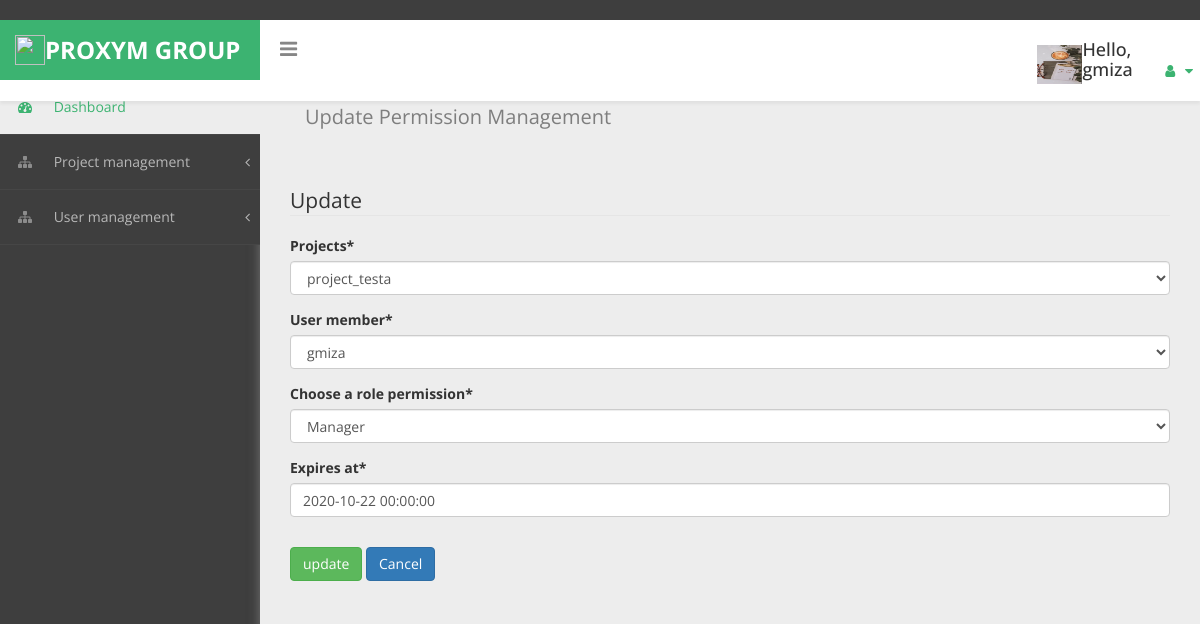
Screenshot of /detail_management/1/update/ (signed in) with the database file from the repository.
### users/models.py (models this page shows, shortened)
class Profile(models.Model):
    user = models.OneToOneField(User, on_delete=models.CASCADE,unique=True, primary_key=True, default=None)
    image = models.ImageField(default='default.jpg', upload_to='profile_pics')

### blog/models.py (models this page shows)
class Permissionproject(models.Model):
    USER = (
                ('50', 'Manager'),
                ('20', 'Reporter'),
                ('30', 'Developer'),
                ('0', 'No access'),
			)
    user =models.ForeignKey(User, on_delete=models.PROTECT,verbose_name=u"User member")
    project_id =models.ForeignKey(Post, on_delete=models.PROTECT,verbose_name=u"Projects")
    Choose_a_role_permission = models.CharField(max_length=200, null=True, choices=USER)
    expires_at = models.DateTimeField(default=datetime.date.today)
    STATUS = (
                ('Pending', 'Pending'),
                ('Out for delivery', 'Out for delivery'),
                ('Delivered', 'Delivered'),
                )
    status = models.CharField(max_length=200, null=True, choices=STATUS)

### blog/views.py (the view, shortened to what this page needs)
# urls.py: path('detail_management/<str:pk>/update/', ManagementUpdateView.as_view(), name='permission-update'),
class ManagementUpdateView(UpdateView):
    model =  Permissionproject
    success_url = '/detail_management'
    fields = ['project_id','user','Choose_a_role_permission','expires_at']
    template_name='blog/update_management.html'
    def get_context_data(self, **kwargs):
        data = super(ManagementUpdateView ,self).get_context_data(**kwargs)
        data_user = super(ManagementUpdateView, self).get_context_data(**kwargs)
        if self.request.POST:
            data['members'] = MemberFormSet(self.request.POST)
            data_user['users'] = UserFormSet(self.request.POST)
        else:
            data['members'] = MemberFormSet()
            data_user['users'] = UserFormSet()
        return data

### blog/models.py (called while the page is built)
    def __str__(self):
        return self.Project_name

### blog/templates/blog/update_management.html (shortened to what this page needs)
{% include "blog/index.html" %}
{% load crispy_forms_tags %}
{% block content %}
<div class="content-section">
    <div class="content-section">
        <div id="page-wrapper" >
            <div class="header">
                  <h1 class="page-header">
                        <small>Update Permission Management</small>
                              </h1>
                </div>
          <div id="page-inner">
            <div class="row">
                <div class="col-md-12">
    <div class="content-section">
        <form method="POST">
            <fieldset class="form-group">
                <legend class="border-bottom mb-4">Update</legend>
                {{ form|crispy }}
            </fieldset>
            <div class="form-group">
                <button class="btn btn-success" type="submit">update</button>
                <a  class="btn btn-primary" href="{% url 'detail' %}">Cancel</a>
            </div>
        </form>
    </div>
    </div>
    </div>
{% endblock content %}

### blog/templates/blog/index.html (shortened to what this page needs)
﻿{% load static %}
<!DOCTYPE html>
<html xmlns="http://www.w3.org/1999/xhtml">
<head>
    <link href="{% static 'blog/bootstrap.css'%}" rel="stylesheet" />
    <link href= "{% static 'blog/font-awesome.css'%}" rel="stylesheet" />
    <link href="{% static 'blog/morris-0.4.3.min.css'%}" rel="stylesheet" />
    <link href="{% static 'blog/custom-styles.css'%}" rel="stylesheet" />
    <link rel="stylesheet" href="{% static 'blog/cssCharts.css'%}">
    <link rel="stylesheet" href="https://cdnjs.cloudflare.com/ajax/libs/font-awesome/4.7.0/css/font-awesome.min.css">
</head>
<body>
    <div id="wrapper">
        <nav class="navbar navbar-default top-navbar" role="navigation">
            <div class="navbar-header">
                <a class="navbar-brand mr-4" style="background-color: #3CB371;" href="{% url 'blog-home' %}"><img src ="{% static 'image/icon.png' %}" style="float:left; position:relative;width:30px;height:30px;background-color: #3CB371;"> PROXYM GROUP</a>
		<div id="sideNav">
        <i class="fa fa-bars icon"></i>
		</div>
            </div>
            <ul class="nav navbar-top-links navbar-right">
                <li class="dropdown">
                         <img style="float:left; position:relative;
                        margin-top:25px;padding-left:-10px;" width="45" height="40" src="{{ user.profile.image.url }}">
                    <span class="hello-msg"><h4></span>Hello, {{request.user}}</h4>
                    <li class="dropdown">
                        <a class="dropdown-toggle" data-toggle="dropdown"  href="{% url 'profile' %}" >
                            <i class="fa fa-user fa-fw"></i> <i class="fa fa-caret-down"></i>
                        </li>
                        </nav>
                        </div>
        <nav class="navbar-default navbar-side" role="navigation">
            <div class="sidebar-collapse">
                <ul class="nav" id="main-menu">
                    <li>
                        <a class="active-menu" href="{% url 'blog-index' %}"><i class="fa fa-dashboard"></i> Dashboard</a>
                    </li>
                    <li>
                        {% if user.is_authenticated %}
                        <a href="#"><i class="fa fa-sitemap"></i> Project management<span class="fa arrow"></span></a>
                        </li>
                        <li>
                            <a href="#"><i class="fa fa-sitemap"></i> User management<span class="fa arrow"></span></a>
                                {% else %}
                                <li>  <a class="nav-item nav-link" href="{% url 'login' %}"><i class="fa fa-fw fa-user"></i>Login</a></li>
                                </ul>
                                {% endif %}
                            </li>
                          </ul></div></nav>
</body>
</html>

### blog/static/blog/custom-styles.css (style rules this page uses)
body { font-family: 'Open Sans', sans-serif; background: #3E3E3E; }
#wrapper { width: 100%; }
#page-wrapper { padding: 15px 15px; min-height: 600px; background: #EDEDED; }
#page-inner { width:100%; margin:10px 20px 10px 0px; background-color:transparent; padding: 15px 30px; min-height:1200px; }
h1, .h1, h2, .h2, h3, .h3 { margin-top: 7px; margin-bottom: -5px; }
h4 { padding-top:10px; }
.navbar-side { z-index: 0; }
.navbar-side .nav > li > a > i { color: #8C8C8C;padding: 8px;width: 30px;text-align: center; }
.top-navbar { position: fixed; width: 100%; z-index: 300; -webkit-box-shadow: 0 3px 3px rgba(0, 0, 0, 0.05); -moz-box-shadow: 0 3px 3px rgba(0, 0, 0, 0.05); box-shadow: 0 3px 3px rgba(0, 0, 0, 0.05); }
.navbar-side { z-index: 1; position: fixed; width: 260px; top: 80px; }
#page-wrapper { position: relative; top: 55px; box-shadow: 0 0 10px #757575; -moz-box-shadow: 0 0 10px #757575; -webkit-box-shadow: 0 0 10px #757575; }
.dropdown-menu>li>a { display: block; padding: 3px 20px; clear: both; font-weight: 400; line-height: 1.42857143; color: #333; white-space: nowrap; font-size: 13px; }
.page-header { margin: 0;border-bottom: 1px solid transparent;text-align: left;background-color: rgb(237, 237, 237);padding: 32px 22px 32px 0;color: #323232; }
.header { margin: 0 30px; }
h1.page-header small { color: #7E7E7E; margin-left: 15px; font-size: 20px; }
i.fa.fa-bars { font-size: 20px; margin: 12px 0 0; }
.top-navbar { margin:0px; }
.top-navbar .navbar-brand { color: #fff;width: 260px;text-align: left;height: 60px;font-size: 24px;font-weight: 700;line-height: 30px;background: #3CB371; }
.top-navbar .nav > li { position: relative; display: inline-block; margin: 0px; padding: 0px; }
.top-navbar .nav > li > a { position: relative; display: block; padding: 20px;color: #FFFFFF; margin: 0px; }
.active-menu, .active-menu i { background-color: #EDEDED !important; color: #3CB371 !important; }
.active-menu i { color: #3CB371 !important; }
.arrow { float: right; margin-top: 8px; }
.fa.arrow:before { content: "\f104"; }
.sidebar-collapse , .sidebar-collapse .nav { background:none; }
.sidebar-collapse .nav { padding:0; }
.sidebar-collapse .nav > li > a { color: #B8B8B8; background:transparent; text-shadow:none; font-size: 14px; }
.sidebar-collapse > .nav > li > a { padding: 12px 10px; }
.sidebar-collapse > .nav > li { border-bottom: 1px solid rgba(107, 108, 109, 0.19); }
.navbar-side { border:none; background: #3E3E3E; }
.top-navbar { background: #FFFFFF; border-bottom:none; }
.top-navbar .nav > li > a > i { margin-right: 2px; }
.navbar-default { border:0px solid black; }
.navbar-header { background: transparent; }
.nav > li > a > i { margin-right:10px; color: #3CB371; }
#sideNav { float: left; left: 0; z-index: 3; color: #868686; cursor:pointer; border-radius: 0; width: 14px; font-size: 48px; line-height: 0; margin: 7px 0 0 20px; }
@media (min-width:768px) { #page-wrapper { margin: 0 0 0 260px; padding: 0; min-height: 1200px; } }
@media (min-width:768px) { .navbar-side { width: 260px; z-index: 1; } }
@media (min-width:768px) { .navbar { border-radius: 0px; } }

### rows the page displays
Permissionproject: project_id "project_testa", user "gmiza", Choose_a_role_permission "Manager", expires_at "2020-10-22 00:00:00"

### other values shown
{{ request.user }} "gmiza"
